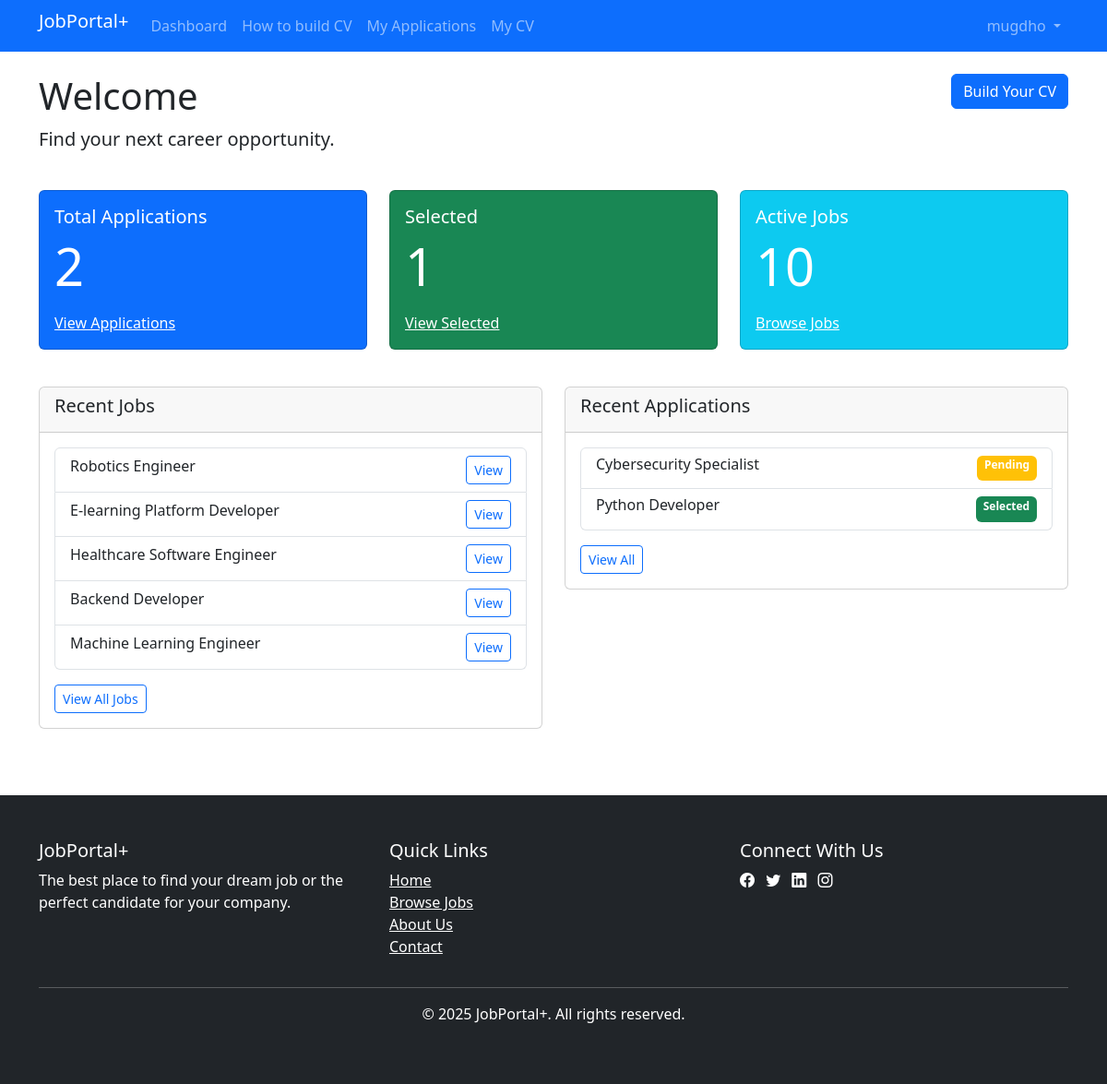
Page /employee/dashboard.php (signed in) on the committed database.
### tables this page shows
CREATE TABLE `jobs` (
  `id` int(11) NOT NULL,
  `employer_id` int(11) NOT NULL,
  `company_name` varchar(100) NOT NULL,
  `title` varchar(100) NOT NULL,
  `description` text NOT NULL,
  `requirements` text NOT NULL,
  `location` varchar(100) NOT NULL,
  `salary` varchar(50) DEFAULT NULL,
  `type` enum('Full-time','Part-time','Contract','Internship') NOT NULL,
  `category` varchar(50) NOT NULL,
  `posted_at` timestamp NOT NULL DEFAULT current_timestamp(),
  `deadline` date DEFAULT NULL,
  `is_active` tinyint(1) DEFAULT 1
);

CREATE TABLE `applications` (
  `id` int(11) NOT NULL,
  `job_id` int(11) NOT NULL,
  `employee_id` int(11) NOT NULL,
  `cv_path` varchar(255) DEFAULT NULL,
  `generated_cv_data` text DEFAULT NULL,
  `cover_letter` text DEFAULT NULL,
  `applied_at` timestamp NOT NULL DEFAULT current_timestamp(),
  `status` enum('pending','reviewed','selected','rejected') DEFAULT 'pending'
);

### employee/dashboard.php (the view, shortened to what this page needs)
<?php
require_once '../db.php';
include '../header.php';
$employee_id = $_SESSION['user_id'];
$applications_count = mysqli_fetch_row(mysqli_query($conn,
    "SELECT COUNT(*) FROM applications WHERE employee_id = $employee_id"))[0];
$selected_count = mysqli_fetch_row(mysqli_query($conn,
    "SELECT COUNT(*) FROM applications WHERE employee_id = $employee_id AND status = 'selected'"))[0];
$active_jobs_count = mysqli_fetch_row(mysqli_query($conn,
    "SELECT COUNT(*) FROM jobs WHERE is_active = 1 AND (deadline IS NULL OR deadline >= CURDATE())"))[0];
$profile = mysqli_fetch_assoc(mysqli_query($conn,
    "SELECT * FROM employee_profiles WHERE user_id = $employee_id"));
$recent_jobs = mysqli_query($conn,
    "SELECT j.*, ep.company_name
     FROM jobs j
     JOIN employer_profiles ep ON j.employer_id = ep.user_id
     WHERE j.is_active = 1 AND (j.deadline IS NULL OR j.deadline >= CURDATE())
     ORDER BY j.posted_at DESC LIMIT 5");
$recent_apps = mysqli_query($conn,
    "SELECT a.*, j.title, ep.company_name
     FROM applications a
     JOIN jobs j ON a.job_id = j.id
     JOIN employer_profiles ep ON j.employer_id = ep.user_id
     WHERE a.employee_id = $employee_id
     ORDER BY a.applied_at DESC LIMIT 5");
?>
    <div class="row mb-4">
            <div class="col-md-8">
                <h1>Welcome <?= htmlspecialchars($profile['first_name'] ?? 'Employee') ?></h1>
                <p class="lead">Find your next career opportunity.</p>
            </div>
            <div class="col-md-4 text-end">
                <a href="/job-portal2/employee/build_cv.html" class="btn btn-primary">Build Your CV</a>
            </div>
        </div>
        <div class="row mb-4">
            <div class="col-md-4">
                <div class="card text-white bg-primary mb-3">
                    <div class="card-body">
                        <h5 class="card-title">Total Applications</h5>
                        <p class="card-text display-4"><?= $applications_count ?></p>
                        <a href="./applications.php" class="text-white">View Applications</a>
                    </div>
                </div>
            </div>
            <div class="col-md-4">
                <div class="card text-white bg-success mb-3">
                    <div class="card-body">
                        <h5 class="card-title">Selected</h5>
                        <p class="card-text display-4"><?= $selected_count ?></p>
                        <a href="./applications.php?filter=selected" class="text-white">View Selected</a>
                    </div>
                </div>
            </div>
            <div class="col-md-4">
                <div class="card text-white bg-info mb-3">
                    <div class="card-body">
                        <h5 class="card-title">Active Jobs</h5>
                        <p class="card-text display-4"><?= $active_jobs_count ?></p>
                        <a href="jobs.php" class="text-white">Browse Jobs</a>
                    </div>
                </div>
            </div>
        </div>
        <div class="row">
            <div class="col-md-6">
                <div class="card mb-4">
                    <div class="card-header">
                        <h5>Recent Jobs</h5>
                    </div>
                    <div class="card-body">
                        <ul class="list-group">
                            <?php while ($job = mysqli_fetch_assoc($recent_jobs)): ?>
                                <li class="list-group-item d-flex justify-content-between align-items-center">
                                    <div>
                                        <h6><?= htmlspecialchars($job['title']) ?></h6>
                                    </div>
                                    <a href="view_job.php?id=<?= $job['id'] ?>" class="btn btn-sm btn-outline-primary">View</a>
                                </li>
                            <?php endwhile; ?>
                        </ul>
                        <a href="jobs.php" class="btn btn-sm btn-outline-primary mt-3">View All Jobs</a>
                    </div>
                </div>
            </div>
            <div class="col-md-6">
                <div class="card">
                    <div class="card-header">
                        <h5>Recent Applications</h5>
                    </div>
                    <div class="card-body">
                        <ul class="list-group">
                            <?php while ($app = mysqli_fetch_assoc($recent_apps)): ?>
                                <li class="list-group-item">
                                    <div class="d-flex justify-content-between">
                                        <div>
                                            <h6><?= htmlspecialchars($app['title']) ?></h6>
                                        </div>
                                        <span class="badge bg-<?=
                                            $app['status'] == 'selected' ? 'success' :
                                            ($app['status'] == 'rejected' ? 'danger' : 'warning')
                                        ?>">
                                            <?= ucfirst($app['status']) ?>
                                        </span>
                                    </div>
                                </li>
                            <?php endwhile; ?>
                        </ul>
                        <a href="./applications.php" class="btn btn-sm btn-outline-primary mt-3">View All</a>
                    </div>
                </div>
            </div>
        </div>
    </div>
    <?php include '../footer.php'; ?>
</body>
</html>

### rows in the picture
jobs: title "Robotics Engineer"
jobs: title "E-learning Platform Developer"
jobs: title "Healthcare Software Engineer"
jobs: title "Backend Developer"
jobs: title "Machine Learning Engineer"
applications: job.title "Cybersecurity Specialist", status "Pending"
applications: job.title "Python Developer", status "Selected"

### other values in the picture
$_SESSION['username'] "mugdho"
$applications_count "2"
$selected_count "1"
$active_jobs_count "10"
